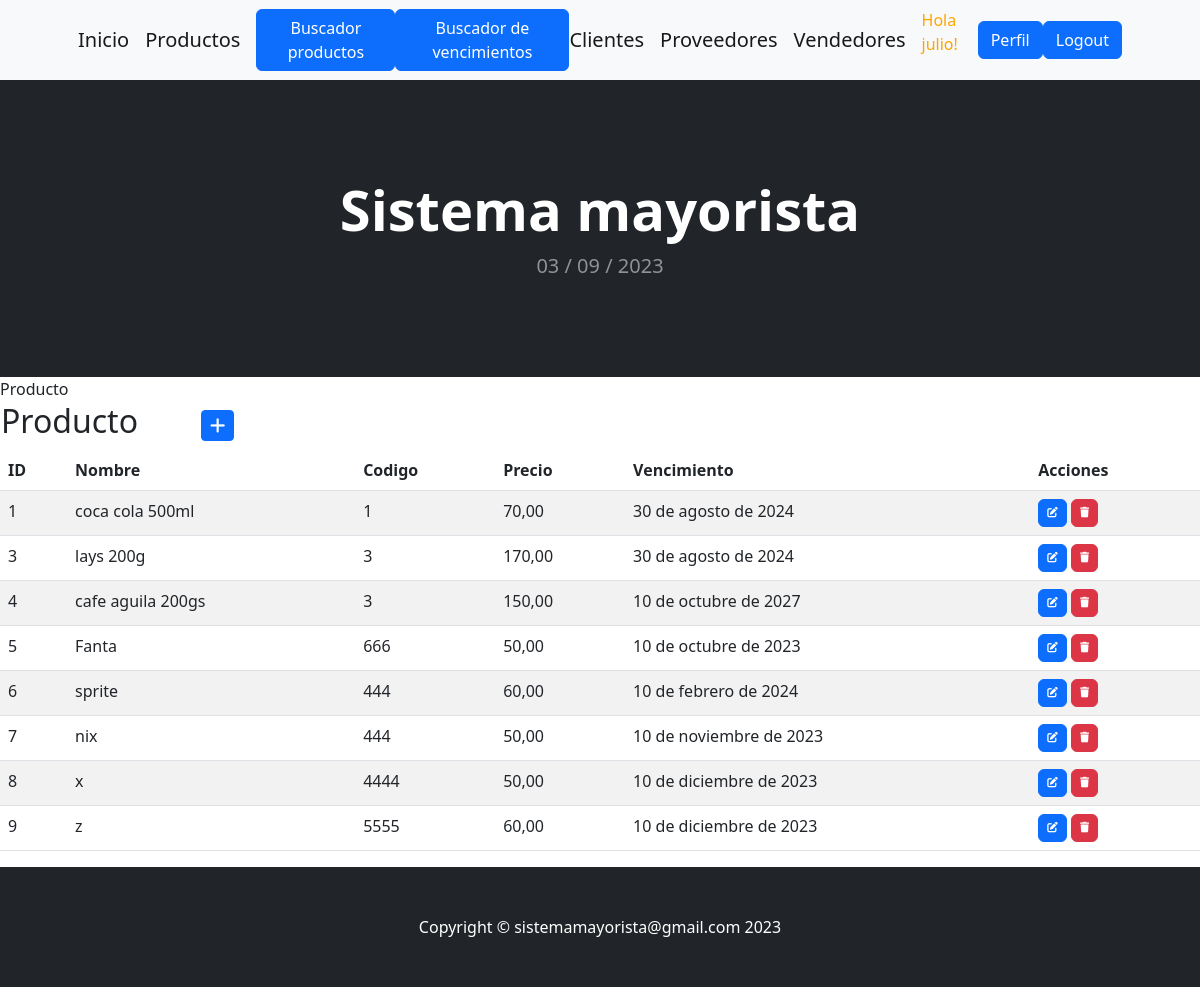
The app's page /producto/ (signed in) with its own data.
### aplicacion/models.py (models this page shows, shortened)
class Producto(models.Model):
    nombre = models.CharField(max_length=50)
    codigo = models.CharField(max_length=20)
    precio = models.DecimalField(max_digits=10, decimal_places=2)
    vencimiento = models.DateField()

### aplicacion/views.py (the view)
# urls.py: path('producto/', ProductoList.as_view(), name="producto" ),
class ProductoList(LoginRequiredMixin,ListView):
    model = Producto

### aplicacion/templates/aplicacion/producto_list.html (shortened to what this page needs)
{% extends 'aplicacion/base.html' %}
{% load static %}
{% block titulo %}
    Producto
{% endblock titulo %}
{% block contenido %}
<table>
    <tr>
        <td width="200"><h2>Producto</h2></td>
        <td>
            <a
            href="{% url 'create_producto' %}"
            class="btn btn-primary btn-sm"
            >
            </a>
        </td>
    </tr>
</table>
<table class="table table-striped">
    <thead>
        <tr>
            <th>ID</th>
            <th>Nombre</th>
            <th>Codigo</th>
            <th>Precio</th>
            <th>Vencimiento</th>
            <th>Acciones</th>
        </tr>
    </thead>
    <tbody>
    {% for producto in producto_list %}
    <tr>
        <td>{{ producto.id }}</td>
        <td>{{ producto.nombre }}</td>
        <td>{{ producto.codigo }}</td>
        <td>{{ producto.precio }}</td>
        <td>{{ producto.vencimiento }}</td>
        <td>
            <a
              href="{% url 'update_producto' producto.id %}"
              class="btn btn-primary"
              style="--bs-btn-padding-y: .25rem; --bs-btn-padding-x: .5rem; --bs-btn-font-size: .75rem;"
              >
            </a>
            <a
              href="{% url 'delete_producto' producto.id %}"
              class="btn btn-danger"
              style="--bs-btn-padding-y: .25rem; --bs-btn-padding-x: .5rem; --bs-btn-font-size: .75rem;"
              >
            </a>
          </td>
    </tr>
    {% endfor %}
    </tbody>
</table>
{% endblock contenido %}

### aplicacion/templates/aplicacion/base.html (shortened to what this page needs)
<!DOCTYPE html>
<html lang="en">
    <head>
        {% load static %}
        <link href="https://cdn.jsdelivr.net/npm/bootstrap-icons@1.5.0/font/bootstrap-icons.css" rel="stylesheet" />
       <link href="{% static 'aplicacion/css/styles.css' %}" rel="stylesheet" />
       <link rel="stylesheet" href="https://cdnjs.cloudflare.com/ajax/libs/font-awesome/6.4.0/css/all.min.css">
    </head>
    <body>
        <nav class="navbar navbar-expand-lg navbar-light bg-light">
            <div class="container px-4 px-lg-5">
                <a class="navbar-brand" href="{% url 'home' %}">Inicio</a>
                {% if user.is_authenticated %}
                <a class="navbar-brand" href="{% url 'producto' %}">Productos</a>
                <a class="btn btn-primary" href="{% url 'buscarProducto' %}">Buscador productos</a>
                <a class="btn btn-primary" href="{% url 'buscarVencimiento' %}">Buscador de vencimientos</a>
                <a class="navbar-brand" href="{% url 'cliente' %}">Clientes</a>
                <a class="navbar-brand" href="{% url 'proveedor' %}">Proveedores</a>
                <a class="navbar-brand" href="{% url 'vendedor' %}">Vendedores</a>
                <p style="color:orange">Hola {{user.username}}!</p>
                <a class="btn btn-primary" href="{% url 'editar_perfil' %}">Perfil</a>
                <a class="btn btn-primary" href="{% url 'logout' %}">Logout</a>
                {% else %}
                    <a class="btn btn-success" href="{% url 'registro' %}">Registro</a>
                    <a class="btn btn-primary" href="{% url 'login' %}">Login</a>
                    <li><a href="{% url 'about_me' %}">Acerca de mí</a></li>
                {% endif %}
            </div>
        </nav>
        <header class="bg-dark py-5">
            <div class="container px-4 px-lg-5 my-5">
                <div class="text-center text-white">
                    <h1 class="display-4 fw-bolder">Sistema  mayorista</h1>
                    <p class="lead fw-normal text-white-50 mb-0">{% now "d / m / Y " %}</p>
                </div>
            </div>
        </header>
        {% block titulo %}
        {% endblock titulo %}
        {% block contenido %}
        {% endblock contenido %}
        <footer class="py-5 bg-dark">
            <div class="container"><p class="m-0 text-center text-white">Copyright &copy; sistemamayorista@gmail.com 2023</p></div>
        </footer>
    </body>
</html>

### records on screen
Producto: id "1", nombre "coca cola 500ml", codigo "1", precio "70,00", vencimiento "30 de agosto de 2024"
Producto: id "3", nombre "lays 200g", codigo "3", precio "170,00", vencimiento "30 de agosto de 2024"
Producto: id "4", nombre "cafe aguila 200gs", codigo "3", precio "150,00", vencimiento "10 de octubre de 2027"
Producto: id "5", nombre "Fanta", codigo "666", precio "50,00", vencimiento "10 de octubre de 2023"
Producto: id "6", nombre "sprite", codigo "444", precio "60,00", vencimiento "10 de febrero de 2024"
Producto: id "7", nombre "nix", codigo "444", precio "50,00", vencimiento "10 de noviembre de 2023"
Producto: id "8", nombre "x", codigo "4444", precio "50,00", vencimiento "10 de diciembre de 2023"
Producto: id "9", nombre "z", codigo "5555", precio "60,00", vencimiento "10 de diciembre de 2023"

### other values on screen
{{ user.username }} "julio"
